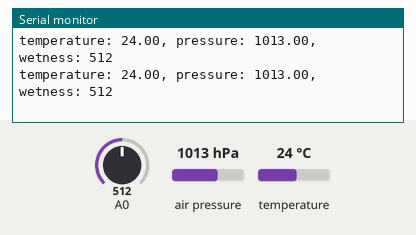
Recording of a sketch running on a simulated Arduino Uno, built with avr-gcc and run on an emulated ATmega328P. Shown: the last lines printed to the serial monitor. The test bench sets the inputs (shaded band); at power-on: air pressure 1013 hPa, A0 = 512, temperature 24 °C.

Above: at 5.8 s.
5.9 s: air pressure set to 952 hPa
At 11.4 s:
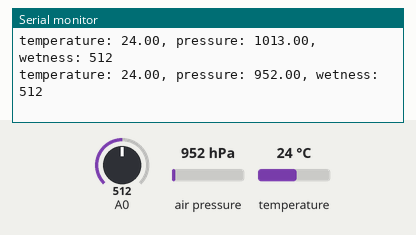
11.9 s: A0 set to 716
At 16.5 s:
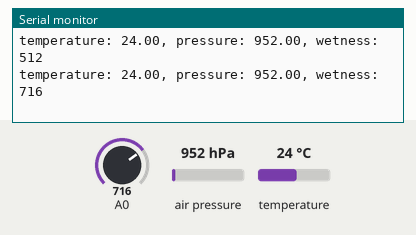
17.9 s: temperature set to 12 °C
At 21.5 s:
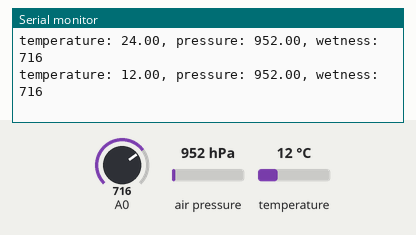
23.9 s: A0 set to 900
At 26.5 s:
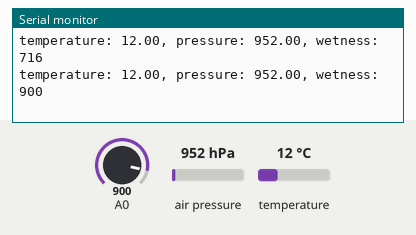
29.9 s: air pressure set to 975 hPa
At 31.5 s:
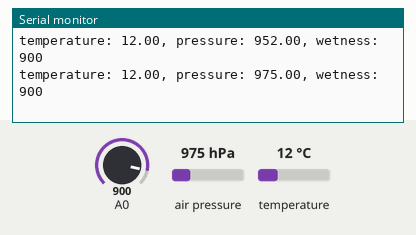
Timing chart, 0 to 33.0 s (numbered marks = the images above; inputs shaded):
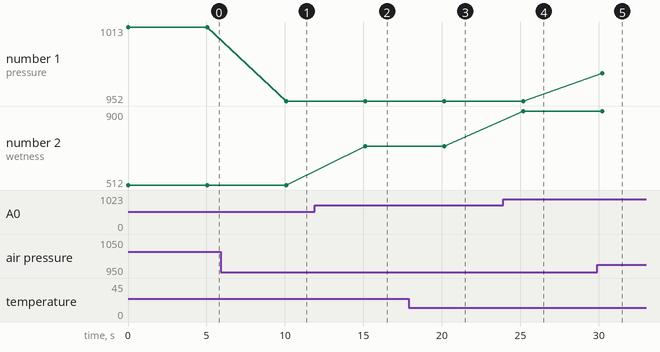

The sketch:

sketch_apr23a.ino
```cpp
// (licence header left out)
#include <SFE_BMP180.h>
#include <Wire.h>

SFE_BMP180 pressure;

#define ALTITUDE 88

void setup()
{
  Serial.begin(9600);


  pinMode(A0, INPUT);
  pressure.begin();

}

void loop()
{
  char status;
  double T,P,p0,a;

  status = pressure.startTemperature();
  if (status != 0)
  {
    delay(status);

    status = pressure.getTemperature(T);
    if (status != 0)
    {
      // Print out the measurement:
      Serial.print("temperature: ");
      Serial.print(T,2);
      Serial.print(", ");

      status = pressure.startPressure(3);
      if (status != 0)
      {
        delay(status);

        status = pressure.getPressure(P,T);
        if (status != 0)
        {
          // Print out the measurement:
          Serial.print("pressure: ");
          Serial.print(P,2);
          Serial.print(", ");

          int w = analogRead(A0);
          Serial.print("wetness: ");
          Serial.println(w);


        }
        else Serial.println("error retrieving pressure measurement\n");
      }
      else Serial.println("error starting pressure measurement\n");
    }
    else Serial.println("error retrieving temperature measurement\n");
  }
  else Serial.println("error starting temperature measurement\n");

  delay(5000);
}
```

Measured:
- after the input at 5.9 s, the serial monitor: prints a new line after 4.2 s (image 1)
- after the input at 11.9 s, the serial monitor: prints a new line after 3.2 s (image 2)
- after the input at 17.9 s, the serial monitor: prints a new line after 2.2 s (image 3)
- after the input at 23.9 s, the serial monitor: prints a new line after 1.3 s (image 4)
- after the input at 29.9 s, the serial monitor: prints a new line after 0.30 s (image 5)
- plotted number 1: 1013 → 952 after the input at 5.9 s, 952 → 975 after the input at 29.9 s
- plotted number 2: 512 → 716 after the input at 11.9 s, 716 → 900 after the input at 23.9 s
